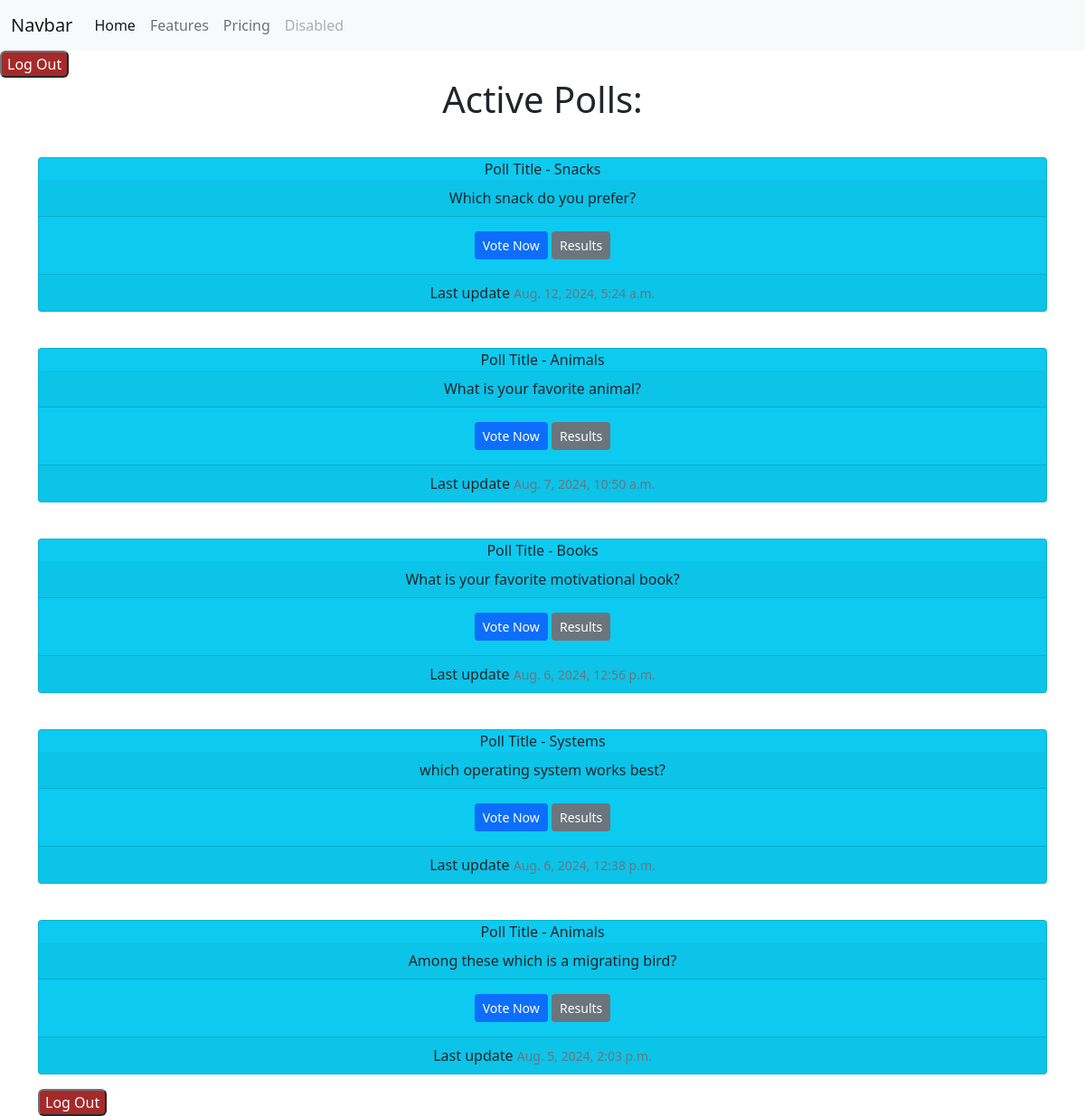
Page /polls/ (signed in) on the committed database.
### polls/models.py (models this page shows, shortened)
class Question(models.Model):
    question_text = models.CharField(max_length=255, null=True, blank=True)
    poll = models.ForeignKey('Poll', on_delete=models.SET_NULL, null=True, blank=True)
    pub_date = models.DateTimeField("date published",default=timezone.now)
    posted_by = models.ForeignKey(User, on_delete=models.SET_NULL, null=True, blank=True)
    timestamp = models.DateTimeField(default=timezone.now)

class Poll(models.Model):
    name = models.CharField(max_length=255, null=True, blank=True)
    posted_by = models.ForeignKey(User, on_delete=models.SET_NULL, null=True, blank=True)
    pub_date = models.DateTimeField("date published",default=timezone.now)
    def __str__(self):
        return str(self.name) if self.name else 'Null'

### polls/views.py (the view)
# urls.py: path("", views.IndexView.as_view(), name="index"),
class IndexView(generic.ListView):
    login_url = "users:login"
    redirect_field_name = "redirect_to"
    template_name = "polls/index.html"
    context_object_name = "latest_question_list"
    queryset = Question.objects.filter(pub_date__lte=timezone.now()).order_by("-pub_date")[:5]
    def dispatch(self, request, *args, **kwargs):
        if not request.user.is_authenticated:
            return redirect(f"{settings.LOGIN_URL}?next={request.path}")
        return super().dispatch(request, *args, **kwargs)
    def get_context_data(self, **kwargs):
        context = super().get_context_data(**kwargs)
        context["polls"] = Poll.objects.all()
        context['pub_date'] = Question.objects.filter(pub_date__lte=timezone.now())
        return context

### polls/templates/polls/index.html (shortened to what this page needs)
{% extends 'base.html' %}
{% block content %}
<h1 class="text-center mb-3">Active Polls:</h1>
{% if latest_question_list %}
{% for question in latest_question_list %}
<div class="row g-4 text-center">
    <div class="col">
        <div class="card text-dark bg-info mb-3 mt-4">
            {%if question.poll.name %}
                Poll Title -  {{question.poll.name}}
                {%else%}
                Poll Title missing
            {%endif%}
            <div class="card-header">{{ question.question_text }}</div>
            <div class="card-body">
                <a href="{% url 'polls:detail' question.id %}" class="btn btn-primary btn-sm">Vote Now</a>
                <a href="{% url 'polls:results' question.id %}" class="btn btn-secondary btn-sm">Results</a>
            </div>
            <div class="card-footer">
                Last update
                <small class="text-muted">{{question.pub_date}}</small>
            </div>
        </div>
    </div>
</div>
{% endfor %}
{% else %}
<p>No polls available</p>
{% endif %}
<form action="{% url 'users:logout' %}" method="post">
    <button type="submit" class="btn-secondary" button style="background-color: brown; border-radius: 6px;">Log
        Out</button>
</form>
{% endblock %}

### rows in the picture
Question: poll.name "Snacks", question_text "Which snack do you prefer?", pub_date "Aug. 12, 2024, 5:24 a.m."
Question: poll.name "Animals", question_text "What is your favorite animal?", pub_date "Aug. 7, 2024, 10:50 a.m."
Question: poll.name "Books", question_text "What is your favorite motivational book?", pub_date "Aug. 6, 2024, 12:56 p.m."
Question: poll.name "Systems", question_text "which operating system works best?", pub_date "Aug. 6, 2024, 12:38 p.m."
Question: poll.name "Animals", question_text "Among these which is a migrating bird?", pub_date "Aug. 5, 2024, 2:03 p.m."
